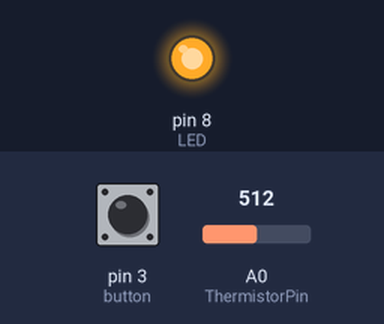
Recording of a sketch running on a simulated Arduino Uno, built with avr-gcc and run on an emulated ATmega328P. On the bench: output pins drawn as LEDs (lit = HIGH). Inputs (shaded band) come from the test bench; at power-on: A0 (ThermistorPin) = 512, pin 3 (button) HIGH. What the sketch prints to the serial monitor is not drawn.

Above: at 1.2 s.
1.3 s: A0 (ThermistorPin) set to 0
At 2.4 s:
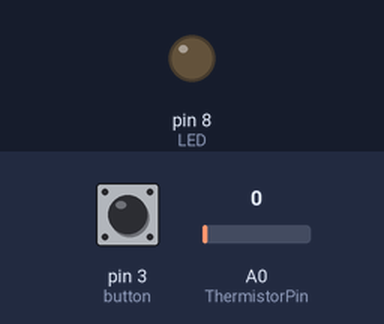
2.8 s: A0 (ThermistorPin) set to 29
At 3.6 s:
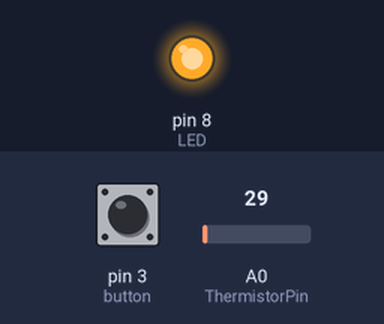
Timing chart, 0 to 5.8 s (numbered marks = the images above; inputs shaded):
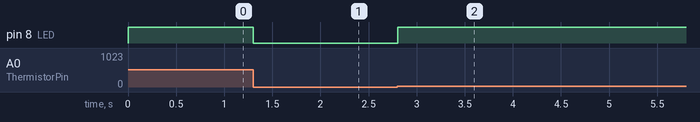

The sketch:

test2-2.ino
```cpp
int button = 3;
int LED = 8;
boolean onoff = LOW;
int ThermistorPin = 0;
int V0;
int maxTer = 0;
int count = 0;
void setup() {
  pinMode(button, INPUT);
  pinMode(LED, OUTPUT);
  Serial.begin(9600);
}

void loop() {
  V0 = analogRead(ThermistorPin);
  Serial.println(V0);
  if(digitalRead(button) == LOW){
    delay(10);
    if(digitalRead(button) == HIGH){
        count++;
        delay(10);
        while(digitalRead(button) == HIGH){
          delay(1);
        }
    }
  }
  if(count ==1){
    maxTer = 19;
  }
  else if(count == 2){
    maxTer = 50;
  }
  else if(count>=3){
    maxTer = 60;
  }
  if (V0>maxTer){
    digitalWrite(LED, HIGH);
  }
  else{
    digitalWrite(LED, LOW);
  }
}
```

Measured:
- after the input at 1.3 s, pin 8 (LED): HIGH → LOW at once
- after the input at 2.8 s, pin 8 (LED): LOW → HIGH at once
